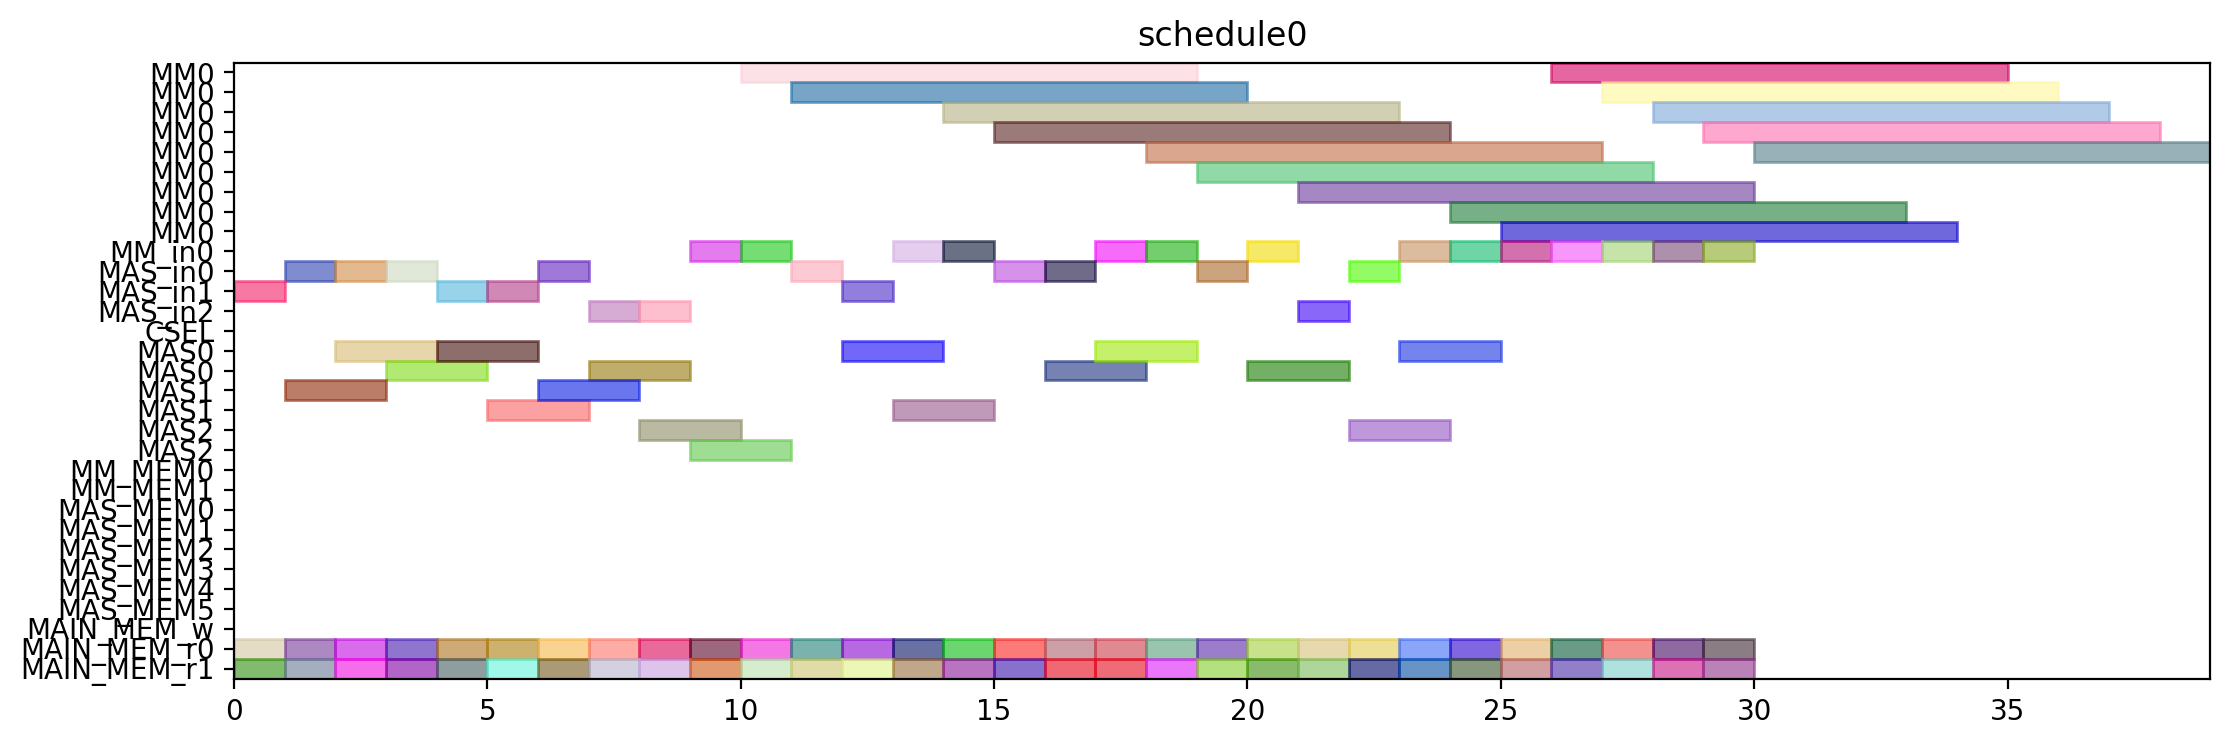

Python code for this plot:
from pyschedule import Scenario, solvers, plotters, alt


def solve():
	horizon = 120
	S = Scenario("schedule0", horizon=horizon)

	# resource
	MM = S.Resources('MM', num=1, size=9)
	MM_in = S.Resources('MM_in', num=1)
	MAS_in = S.Resources('MAS_in', num=3)
	CSEL = S.Resource('CSEL')
	MAS = S.Resources('MAS', num=3, size=2, periods=range(1, horizon))
	MM_MEM = S.Resources('MM_MEM', num=2)
	MAS_MEM = S.Resources('MAS_MEM', num=6)
	MAIN_MEM_w = S.Resource('MAIN_MEM_w', size=1)
	MAIN_MEM_r = S.Resources('MAIN_MEM_r', num=2)

	# result of previous scheduling

	# new tasks
	t1_t0 = S.Task('t1_t0', length=9, delay_cost=1)
	t1_t0 += alt(MM)
	t1_t0_in = S.Task('t1_t0_in', length=1, delay_cost=1)
	t1_t0_in += alt(MM_in)
	S += t1_t0_in*MM_in[0]<=t1_t0*MM[0]
	t1_t0_mem0 = S.Task('t1_t0_mem0', length=1, delay_cost=1)
	t1_t0_mem0 += MAIN_MEM_r[0]
	S += t1_t0_mem0 <= t1_t0

	t1_t0_mem1 = S.Task('t1_t0_mem1', length=1, delay_cost=1)
	t1_t0_mem1 += MAIN_MEM_r[1]
	S += t1_t0_mem1 <= t1_t0

	t1_t1 = S.Task('t1_t1', length=9, delay_cost=1)
	t1_t1 += alt(MM)
	t1_t1_in = S.Task('t1_t1_in', length=1, delay_cost=1)
	t1_t1_in += alt(MM_in)
	S += t1_t1_in*MM_in[0]<=t1_t1*MM[0]
	t1_t1_mem0 = S.Task('t1_t1_mem0', length=1, delay_cost=1)
	t1_t1_mem0 += MAIN_MEM_r[0]
	S += t1_t1_mem0 <= t1_t1

	t1_t1_mem1 = S.Task('t1_t1_mem1', length=1, delay_cost=1)
	t1_t1_mem1 += MAIN_MEM_r[1]
	S += t1_t1_mem1 <= t1_t1

	t1_t2 = S.Task('t1_t2', length=2, delay_cost=1)
	t1_t2 += alt(MAS)
	t1_t2_in = S.Task('t1_t2_in', length=1, delay_cost=1)
	t1_t2_in += alt(MAS_in)
	S += t1_t2_in*MAS_in[0]<=t1_t2*MAS[0]

	S += t1_t2_in*MAS_in[1]<=t1_t2*MAS[1]

	S += t1_t2_in*MAS_in[2]<=t1_t2*MAS[2]

	t1_t2_mem0 = S.Task('t1_t2_mem0', length=1, delay_cost=1)
	t1_t2_mem0 += MAIN_MEM_r[0]
	S += t1_t2_mem0 <= t1_t2

	t1_t2_mem1 = S.Task('t1_t2_mem1', length=1, delay_cost=1)
	t1_t2_mem1 += MAIN_MEM_r[1]
	S += t1_t2_mem1 <= t1_t2

	t1_t3 = S.Task('t1_t3', length=2, delay_cost=1)
	t1_t3 += alt(MAS)
	t1_t3_in = S.Task('t1_t3_in', length=1, delay_cost=1)
	t1_t3_in += alt(MAS_in)
	S += t1_t3_in*MAS_in[0]<=t1_t3*MAS[0]

	S += t1_t3_in*MAS_in[1]<=t1_t3*MAS[1]

	S += t1_t3_in*MAS_in[2]<=t1_t3*MAS[2]

	t1_t3_mem0 = S.Task('t1_t3_mem0', length=1, delay_cost=1)
	t1_t3_mem0 += MAIN_MEM_r[0]
	S += t1_t3_mem0 <= t1_t3

	t1_t3_mem1 = S.Task('t1_t3_mem1', length=1, delay_cost=1)
	t1_t3_mem1 += MAIN_MEM_r[1]
	S += t1_t3_mem1 <= t1_t3

	t2_t0 = S.Task('t2_t0', length=9, delay_cost=1)
	t2_t0 += alt(MM)
	t2_t0_in = S.Task('t2_t0_in', length=1, delay_cost=1)
	t2_t0_in += alt(MM_in)
	S += t2_t0_in*MM_in[0]<=t2_t0*MM[0]
	t2_t0_mem0 = S.Task('t2_t0_mem0', length=1, delay_cost=1)
	t2_t0_mem0 += MAIN_MEM_r[0]
	S += t2_t0_mem0 <= t2_t0

	t2_t0_mem1 = S.Task('t2_t0_mem1', length=1, delay_cost=1)
	t2_t0_mem1 += MAIN_MEM_r[1]
	S += t2_t0_mem1 <= t2_t0

	t2_t1 = S.Task('t2_t1', length=9, delay_cost=1)
	t2_t1 += alt(MM)
	t2_t1_in = S.Task('t2_t1_in', length=1, delay_cost=1)
	t2_t1_in += alt(MM_in)
	S += t2_t1_in*MM_in[0]<=t2_t1*MM[0]
	t2_t1_mem0 = S.Task('t2_t1_mem0', length=1, delay_cost=1)
	t2_t1_mem0 += MAIN_MEM_r[0]
	S += t2_t1_mem0 <= t2_t1

	t2_t1_mem1 = S.Task('t2_t1_mem1', length=1, delay_cost=1)
	t2_t1_mem1 += MAIN_MEM_r[1]
	S += t2_t1_mem1 <= t2_t1

	t2_t2 = S.Task('t2_t2', length=2, delay_cost=1)
	t2_t2 += alt(MAS)
	t2_t2_in = S.Task('t2_t2_in', length=1, delay_cost=1)
	t2_t2_in += alt(MAS_in)
	S += t2_t2_in*MAS_in[0]<=t2_t2*MAS[0]

	S += t2_t2_in*MAS_in[1]<=t2_t2*MAS[1]

	S += t2_t2_in*MAS_in[2]<=t2_t2*MAS[2]

	t2_t2_mem0 = S.Task('t2_t2_mem0', length=1, delay_cost=1)
	t2_t2_mem0 += MAIN_MEM_r[0]
	S += t2_t2_mem0 <= t2_t2

	t2_t2_mem1 = S.Task('t2_t2_mem1', length=1, delay_cost=1)
	t2_t2_mem1 += MAIN_MEM_r[1]
	S += t2_t2_mem1 <= t2_t2

	t2_t3 = S.Task('t2_t3', length=2, delay_cost=1)
	t2_t3 += alt(MAS)
	t2_t3_in = S.Task('t2_t3_in', length=1, delay_cost=1)
	t2_t3_in += alt(MAS_in)
	S += t2_t3_in*MAS_in[0]<=t2_t3*MAS[0]

	S += t2_t3_in*MAS_in[1]<=t2_t3*MAS[1]

	S += t2_t3_in*MAS_in[2]<=t2_t3*MAS[2]

	t2_t3_mem0 = S.Task('t2_t3_mem0', length=1, delay_cost=1)
	t2_t3_mem0 += MAIN_MEM_r[0]
	S += t2_t3_mem0 <= t2_t3

	t2_t3_mem1 = S.Task('t2_t3_mem1', length=1, delay_cost=1)
	t2_t3_mem1 += MAIN_MEM_r[1]
	S += t2_t3_mem1 <= t2_t3

	t0_t0 = S.Task('t0_t0', length=9, delay_cost=1)
	t0_t0 += alt(MM)
	t0_t0_in = S.Task('t0_t0_in', length=1, delay_cost=1)
	t0_t0_in += alt(MM_in)
	S += t0_t0_in*MM_in[0]<=t0_t0*MM[0]
	t0_t0_mem0 = S.Task('t0_t0_mem0', length=1, delay_cost=1)
	t0_t0_mem0 += MAIN_MEM_r[0]
	S += t0_t0_mem0 <= t0_t0

	t0_t0_mem1 = S.Task('t0_t0_mem1', length=1, delay_cost=1)
	t0_t0_mem1 += MAIN_MEM_r[1]
	S += t0_t0_mem1 <= t0_t0

	t0_t1 = S.Task('t0_t1', length=9, delay_cost=1)
	t0_t1 += alt(MM)
	t0_t1_in = S.Task('t0_t1_in', length=1, delay_cost=1)
	t0_t1_in += alt(MM_in)
	S += t0_t1_in*MM_in[0]<=t0_t1*MM[0]
	t0_t1_mem0 = S.Task('t0_t1_mem0', length=1, delay_cost=1)
	t0_t1_mem0 += MAIN_MEM_r[0]
	S += t0_t1_mem0 <= t0_t1

	t0_t1_mem1 = S.Task('t0_t1_mem1', length=1, delay_cost=1)
	t0_t1_mem1 += MAIN_MEM_r[1]
	S += t0_t1_mem1 <= t0_t1

	t0_t2 = S.Task('t0_t2', length=2, delay_cost=1)
	t0_t2 += alt(MAS)
	t0_t2_in = S.Task('t0_t2_in', length=1, delay_cost=1)
	t0_t2_in += alt(MAS_in)
	S += t0_t2_in*MAS_in[0]<=t0_t2*MAS[0]

	S += t0_t2_in*MAS_in[1]<=t0_t2*MAS[1]

	S += t0_t2_in*MAS_in[2]<=t0_t2*MAS[2]

	t0_t2_mem0 = S.Task('t0_t2_mem0', length=1, delay_cost=1)
	t0_t2_mem0 += MAIN_MEM_r[0]
	S += t0_t2_mem0 <= t0_t2

	t0_t2_mem1 = S.Task('t0_t2_mem1', length=1, delay_cost=1)
	t0_t2_mem1 += MAIN_MEM_r[1]
	S += t0_t2_mem1 <= t0_t2

	t0_t3 = S.Task('t0_t3', length=2, delay_cost=1)
	t0_t3 += alt(MAS)
	t0_t3_in = S.Task('t0_t3_in', length=1, delay_cost=1)
	t0_t3_in += alt(MAS_in)
	S += t0_t3_in*MAS_in[0]<=t0_t3*MAS[0]

	S += t0_t3_in*MAS_in[1]<=t0_t3*MAS[1]

	S += t0_t3_in*MAS_in[2]<=t0_t3*MAS[2]

	t0_t3_mem0 = S.Task('t0_t3_mem0', length=1, delay_cost=1)
	t0_t3_mem0 += MAIN_MEM_r[0]
	S += t0_t3_mem0 <= t0_t3

	t0_t3_mem1 = S.Task('t0_t3_mem1', length=1, delay_cost=1)
	t0_t3_mem1 += MAIN_MEM_r[1]
	S += t0_t3_mem1 <= t0_t3

	t4_t0_t0 = S.Task('t4_t0_t0', length=9, delay_cost=1)
	t4_t0_t0 += alt(MM)
	t4_t0_t0_in = S.Task('t4_t0_t0_in', length=1, delay_cost=1)
	t4_t0_t0_in += alt(MM_in)
	S += t4_t0_t0_in*MM_in[0]<=t4_t0_t0*MM[0]
	t4_t0_t0_mem0 = S.Task('t4_t0_t0_mem0', length=1, delay_cost=1)
	t4_t0_t0_mem0 += MAIN_MEM_r[0]
	S += t4_t0_t0_mem0 <= t4_t0_t0

	t4_t0_t0_mem1 = S.Task('t4_t0_t0_mem1', length=1, delay_cost=1)
	t4_t0_t0_mem1 += MAIN_MEM_r[1]
	S += t4_t0_t0_mem1 <= t4_t0_t0

	t4_t0_t1 = S.Task('t4_t0_t1', length=9, delay_cost=1)
	t4_t0_t1 += alt(MM)
	t4_t0_t1_in = S.Task('t4_t0_t1_in', length=1, delay_cost=1)
	t4_t0_t1_in += alt(MM_in)
	S += t4_t0_t1_in*MM_in[0]<=t4_t0_t1*MM[0]
	t4_t0_t1_mem0 = S.Task('t4_t0_t1_mem0', length=1, delay_cost=1)
	t4_t0_t1_mem0 += MAIN_MEM_r[0]
	S += t4_t0_t1_mem0 <= t4_t0_t1

	t4_t0_t1_mem1 = S.Task('t4_t0_t1_mem1', length=1, delay_cost=1)
	t4_t0_t1_mem1 += MAIN_MEM_r[1]
	S += t4_t0_t1_mem1 <= t4_t0_t1

	t4_t0_t2 = S.Task('t4_t0_t2', length=2, delay_cost=1)
	t4_t0_t2 += alt(MAS)
	t4_t0_t2_in = S.Task('t4_t0_t2_in', length=1, delay_cost=1)
	t4_t0_t2_in += alt(MAS_in)
	S += t4_t0_t2_in*MAS_in[0]<=t4_t0_t2*MAS[0]

	S += t4_t0_t2_in*MAS_in[1]<=t4_t0_t2*MAS[1]

	S += t4_t0_t2_in*MAS_in[2]<=t4_t0_t2*MAS[2]

	t4_t0_t2_mem0 = S.Task('t4_t0_t2_mem0', length=1, delay_cost=1)
	t4_t0_t2_mem0 += MAIN_MEM_r[0]
	S += t4_t0_t2_mem0 <= t4_t0_t2

	t4_t0_t2_mem1 = S.Task('t4_t0_t2_mem1', length=1, delay_cost=1)
	t4_t0_t2_mem1 += MAIN_MEM_r[1]
	S += t4_t0_t2_mem1 <= t4_t0_t2

	t4_t0_t3 = S.Task('t4_t0_t3', length=2, delay_cost=1)
	t4_t0_t3 += alt(MAS)
	t4_t0_t3_in = S.Task('t4_t0_t3_in', length=1, delay_cost=1)
	t4_t0_t3_in += alt(MAS_in)
	S += t4_t0_t3_in*MAS_in[0]<=t4_t0_t3*MAS[0]

	S += t4_t0_t3_in*MAS_in[1]<=t4_t0_t3*MAS[1]

	S += t4_t0_t3_in*MAS_in[2]<=t4_t0_t3*MAS[2]

	t4_t0_t3_mem0 = S.Task('t4_t0_t3_mem0', length=1, delay_cost=1)
	t4_t0_t3_mem0 += MAIN_MEM_r[0]
	S += t4_t0_t3_mem0 <= t4_t0_t3

	t4_t0_t3_mem1 = S.Task('t4_t0_t3_mem1', length=1, delay_cost=1)
	t4_t0_t3_mem1 += MAIN_MEM_r[1]
	S += t4_t0_t3_mem1 <= t4_t0_t3

	t4_t1_t0 = S.Task('t4_t1_t0', length=9, delay_cost=1)
	t4_t1_t0 += alt(MM)
	t4_t1_t0_in = S.Task('t4_t1_t0_in', length=1, delay_cost=1)
	t4_t1_t0_in += alt(MM_in)
	S += t4_t1_t0_in*MM_in[0]<=t4_t1_t0*MM[0]
	t4_t1_t0_mem0 = S.Task('t4_t1_t0_mem0', length=1, delay_cost=1)
	t4_t1_t0_mem0 += MAIN_MEM_r[0]
	S += t4_t1_t0_mem0 <= t4_t1_t0

	t4_t1_t0_mem1 = S.Task('t4_t1_t0_mem1', length=1, delay_cost=1)
	t4_t1_t0_mem1 += MAIN_MEM_r[1]
	S += t4_t1_t0_mem1 <= t4_t1_t0

	t4_t1_t1 = S.Task('t4_t1_t1', length=9, delay_cost=1)
	t4_t1_t1 += alt(MM)
	t4_t1_t1_in = S.Task('t4_t1_t1_in', length=1, delay_cost=1)
	t4_t1_t1_in += alt(MM_in)
	S += t4_t1_t1_in*MM_in[0]<=t4_t1_t1*MM[0]
	t4_t1_t1_mem0 = S.Task('t4_t1_t1_mem0', length=1, delay_cost=1)
	t4_t1_t1_mem0 += MAIN_MEM_r[0]
	S += t4_t1_t1_mem0 <= t4_t1_t1

	t4_t1_t1_mem1 = S.Task('t4_t1_t1_mem1', length=1, delay_cost=1)
	t4_t1_t1_mem1 += MAIN_MEM_r[1]
	S += t4_t1_t1_mem1 <= t4_t1_t1

	t4_t1_t2 = S.Task('t4_t1_t2', length=2, delay_cost=1)
	t4_t1_t2 += alt(MAS)
	t4_t1_t2_in = S.Task('t4_t1_t2_in', length=1, delay_cost=1)
	t4_t1_t2_in += alt(MAS_in)
	S += t4_t1_t2_in*MAS_in[0]<=t4_t1_t2*MAS[0]

	S += t4_t1_t2_in*MAS_in[1]<=t4_t1_t2*MAS[1]

	S += t4_t1_t2_in*MAS_in[2]<=t4_t1_t2*MAS[2]

	t4_t1_t2_mem0 = S.Task('t4_t1_t2_mem0', length=1, delay_cost=1)
	t4_t1_t2_mem0 += MAIN_MEM_r[0]
	S += t4_t1_t2_mem0 <= t4_t1_t2

	t4_t1_t2_mem1 = S.Task('t4_t1_t2_mem1', length=1, delay_cost=1)
	t4_t1_t2_mem1 += MAIN_MEM_r[1]
	S += t4_t1_t2_mem1 <= t4_t1_t2

	t4_t1_t3 = S.Task('t4_t1_t3', length=2, delay_cost=1)
	t4_t1_t3 += alt(MAS)
	t4_t1_t3_in = S.Task('t4_t1_t3_in', length=1, delay_cost=1)
	t4_t1_t3_in += alt(MAS_in)
	S += t4_t1_t3_in*MAS_in[0]<=t4_t1_t3*MAS[0]

	S += t4_t1_t3_in*MAS_in[1]<=t4_t1_t3*MAS[1]

	S += t4_t1_t3_in*MAS_in[2]<=t4_t1_t3*MAS[2]

	t4_t1_t3_mem0 = S.Task('t4_t1_t3_mem0', length=1, delay_cost=1)
	t4_t1_t3_mem0 += MAIN_MEM_r[0]
	S += t4_t1_t3_mem0 <= t4_t1_t3

	t4_t1_t3_mem1 = S.Task('t4_t1_t3_mem1', length=1, delay_cost=1)
	t4_t1_t3_mem1 += MAIN_MEM_r[1]
	S += t4_t1_t3_mem1 <= t4_t1_t3

	t4_t2_t0 = S.Task('t4_t2_t0', length=9, delay_cost=1)
	t4_t2_t0 += alt(MM)
	t4_t2_t0_in = S.Task('t4_t2_t0_in', length=1, delay_cost=1)
	t4_t2_t0_in += alt(MM_in)
	S += t4_t2_t0_in*MM_in[0]<=t4_t2_t0*MM[0]
	t4_t2_t0_mem0 = S.Task('t4_t2_t0_mem0', length=1, delay_cost=1)
	t4_t2_t0_mem0 += MAIN_MEM_r[0]
	S += t4_t2_t0_mem0 <= t4_t2_t0

	t4_t2_t0_mem1 = S.Task('t4_t2_t0_mem1', length=1, delay_cost=1)
	t4_t2_t0_mem1 += MAIN_MEM_r[1]
	S += t4_t2_t0_mem1 <= t4_t2_t0

	t4_t2_t1 = S.Task('t4_t2_t1', length=9, delay_cost=1)
	t4_t2_t1 += alt(MM)
	t4_t2_t1_in = S.Task('t4_t2_t1_in', length=1, delay_cost=1)
	t4_t2_t1_in += alt(MM_in)
	S += t4_t2_t1_in*MM_in[0]<=t4_t2_t1*MM[0]
	t4_t2_t1_mem0 = S.Task('t4_t2_t1_mem0', length=1, delay_cost=1)
	t4_t2_t1_mem0 += MAIN_MEM_r[0]
	S += t4_t2_t1_mem0 <= t4_t2_t1

	t4_t2_t1_mem1 = S.Task('t4_t2_t1_mem1', length=1, delay_cost=1)
	t4_t2_t1_mem1 += MAIN_MEM_r[1]
	S += t4_t2_t1_mem1 <= t4_t2_t1

	t4_t2_t2 = S.Task('t4_t2_t2', length=2, delay_cost=1)
	t4_t2_t2 += alt(MAS)
	t4_t2_t2_in = S.Task('t4_t2_t2_in', length=1, delay_cost=1)
	t4_t2_t2_in += alt(MAS_in)
	S += t4_t2_t2_in*MAS_in[0]<=t4_t2_t2*MAS[0]

	S += t4_t2_t2_in*MAS_in[1]<=t4_t2_t2*MAS[1]

	S += t4_t2_t2_in*MAS_in[2]<=t4_t2_t2*MAS[2]

	t4_t2_t2_mem0 = S.Task('t4_t2_t2_mem0', length=1, delay_cost=1)
	t4_t2_t2_mem0 += MAIN_MEM_r[0]
	S += t4_t2_t2_mem0 <= t4_t2_t2

	t4_t2_t2_mem1 = S.Task('t4_t2_t2_mem1', length=1, delay_cost=1)
	t4_t2_t2_mem1 += MAIN_MEM_r[1]
	S += t4_t2_t2_mem1 <= t4_t2_t2

	t4_t2_t3 = S.Task('t4_t2_t3', length=2, delay_cost=1)
	t4_t2_t3 += alt(MAS)
	t4_t2_t3_in = S.Task('t4_t2_t3_in', length=1, delay_cost=1)
	t4_t2_t3_in += alt(MAS_in)
	S += t4_t2_t3_in*MAS_in[0]<=t4_t2_t3*MAS[0]

	S += t4_t2_t3_in*MAS_in[1]<=t4_t2_t3*MAS[1]

	S += t4_t2_t3_in*MAS_in[2]<=t4_t2_t3*MAS[2]

	t4_t2_t3_mem0 = S.Task('t4_t2_t3_mem0', length=1, delay_cost=1)
	t4_t2_t3_mem0 += MAIN_MEM_r[0]
	S += t4_t2_t3_mem0 <= t4_t2_t3

	t4_t2_t3_mem1 = S.Task('t4_t2_t3_mem1', length=1, delay_cost=1)
	t4_t2_t3_mem1 += MAIN_MEM_r[1]
	S += t4_t2_t3_mem1 <= t4_t2_t3

	t4_t40 = S.Task('t4_t40', length=2, delay_cost=1)
	t4_t40 += alt(MAS)
	t4_t40_in = S.Task('t4_t40_in', length=1, delay_cost=1)
	t4_t40_in += alt(MAS_in)
	S += t4_t40_in*MAS_in[0]<=t4_t40*MAS[0]

	S += t4_t40_in*MAS_in[1]<=t4_t40*MAS[1]

	S += t4_t40_in*MAS_in[2]<=t4_t40*MAS[2]

	t4_t40_mem0 = S.Task('t4_t40_mem0', length=1, delay_cost=1)
	t4_t40_mem0 += MAIN_MEM_r[0]
	S += t4_t40_mem0 <= t4_t40

	t4_t40_mem1 = S.Task('t4_t40_mem1', length=1, delay_cost=1)
	t4_t40_mem1 += MAIN_MEM_r[1]
	S += t4_t40_mem1 <= t4_t40

	t4_t41 = S.Task('t4_t41', length=2, delay_cost=1)
	t4_t41 += alt(MAS)
	t4_t41_in = S.Task('t4_t41_in', length=1, delay_cost=1)
	t4_t41_in += alt(MAS_in)
	S += t4_t41_in*MAS_in[0]<=t4_t41*MAS[0]

	S += t4_t41_in*MAS_in[1]<=t4_t41*MAS[1]

	S += t4_t41_in*MAS_in[2]<=t4_t41*MAS[2]

	t4_t41_mem0 = S.Task('t4_t41_mem0', length=1, delay_cost=1)
	t4_t41_mem0 += MAIN_MEM_r[0]
	S += t4_t41_mem0 <= t4_t41

	t4_t41_mem1 = S.Task('t4_t41_mem1', length=1, delay_cost=1)
	t4_t41_mem1 += MAIN_MEM_r[1]
	S += t4_t41_mem1 <= t4_t41

	t4_t50 = S.Task('t4_t50', length=2, delay_cost=1)
	t4_t50 += alt(MAS)
	t4_t50_in = S.Task('t4_t50_in', length=1, delay_cost=1)
	t4_t50_in += alt(MAS_in)
	S += t4_t50_in*MAS_in[0]<=t4_t50*MAS[0]

	S += t4_t50_in*MAS_in[1]<=t4_t50*MAS[1]

	S += t4_t50_in*MAS_in[2]<=t4_t50*MAS[2]

	t4_t50_mem0 = S.Task('t4_t50_mem0', length=1, delay_cost=1)
	t4_t50_mem0 += MAIN_MEM_r[0]
	S += t4_t50_mem0 <= t4_t50

	t4_t50_mem1 = S.Task('t4_t50_mem1', length=1, delay_cost=1)
	t4_t50_mem1 += MAIN_MEM_r[1]
	S += t4_t50_mem1 <= t4_t50

	t4_t51 = S.Task('t4_t51', length=2, delay_cost=1)
	t4_t51 += alt(MAS)
	t4_t51_in = S.Task('t4_t51_in', length=1, delay_cost=1)
	t4_t51_in += alt(MAS_in)
	S += t4_t51_in*MAS_in[0]<=t4_t51*MAS[0]

	S += t4_t51_in*MAS_in[1]<=t4_t51*MAS[1]

	S += t4_t51_in*MAS_in[2]<=t4_t51*MAS[2]

	t4_t51_mem0 = S.Task('t4_t51_mem0', length=1, delay_cost=1)
	t4_t51_mem0 += MAIN_MEM_r[0]
	S += t4_t51_mem0 <= t4_t51

	t4_t51_mem1 = S.Task('t4_t51_mem1', length=1, delay_cost=1)
	t4_t51_mem1 += MAIN_MEM_r[1]
	S += t4_t51_mem1 <= t4_t51

	t4_t8_t0 = S.Task('t4_t8_t0', length=9, delay_cost=1)
	t4_t8_t0 += alt(MM)
	t4_t8_t0_in = S.Task('t4_t8_t0_in', length=1, delay_cost=1)
	t4_t8_t0_in += alt(MM_in)
	S += t4_t8_t0_in*MM_in[0]<=t4_t8_t0*MM[0]
	t4_t8_t0_mem0 = S.Task('t4_t8_t0_mem0', length=1, delay_cost=1)
	t4_t8_t0_mem0 += MAIN_MEM_r[0]
	S += t4_t8_t0_mem0 <= t4_t8_t0

	t4_t8_t0_mem1 = S.Task('t4_t8_t0_mem1', length=1, delay_cost=1)
	t4_t8_t0_mem1 += MAIN_MEM_r[1]
	S += t4_t8_t0_mem1 <= t4_t8_t0

	t4_t8_t1 = S.Task('t4_t8_t1', length=9, delay_cost=1)
	t4_t8_t1 += alt(MM)
	t4_t8_t1_in = S.Task('t4_t8_t1_in', length=1, delay_cost=1)
	t4_t8_t1_in += alt(MM_in)
	S += t4_t8_t1_in*MM_in[0]<=t4_t8_t1*MM[0]
	t4_t8_t1_mem0 = S.Task('t4_t8_t1_mem0', length=1, delay_cost=1)
	t4_t8_t1_mem0 += MAIN_MEM_r[0]
	S += t4_t8_t1_mem0 <= t4_t8_t1

	t4_t8_t1_mem1 = S.Task('t4_t8_t1_mem1', length=1, delay_cost=1)
	t4_t8_t1_mem1 += MAIN_MEM_r[1]
	S += t4_t8_t1_mem1 <= t4_t8_t1

	solvers.mip.solve(S,msg=1,kind='CPLEX',ratio_gap=1.01)

	solution = [['hoge']*len(S.solution()[1]) for i in range(len(S.solution()))]
	for i in range(len(S.solution())):
		for j in range(len(S.solution()[i])):
			solution[i][j]=str(S.solution()[i][j])
	print(solution)

	cycles = int(solution[-1][3])

	pic_file_name = "/mnt/rose/usr1/fukuda/ABE/multiRAM_multiMAS_16mux/scheduling_result/stage9MM1_stage2MAS3/SPARSE/schedule0.png"
	if(S.solution() != []):
		plotters.matplotlib.plot(S,img_filename=pic_file_name, show_task_labels=False, fig_size=(cycles*0.25+3, 4))

	return solution
